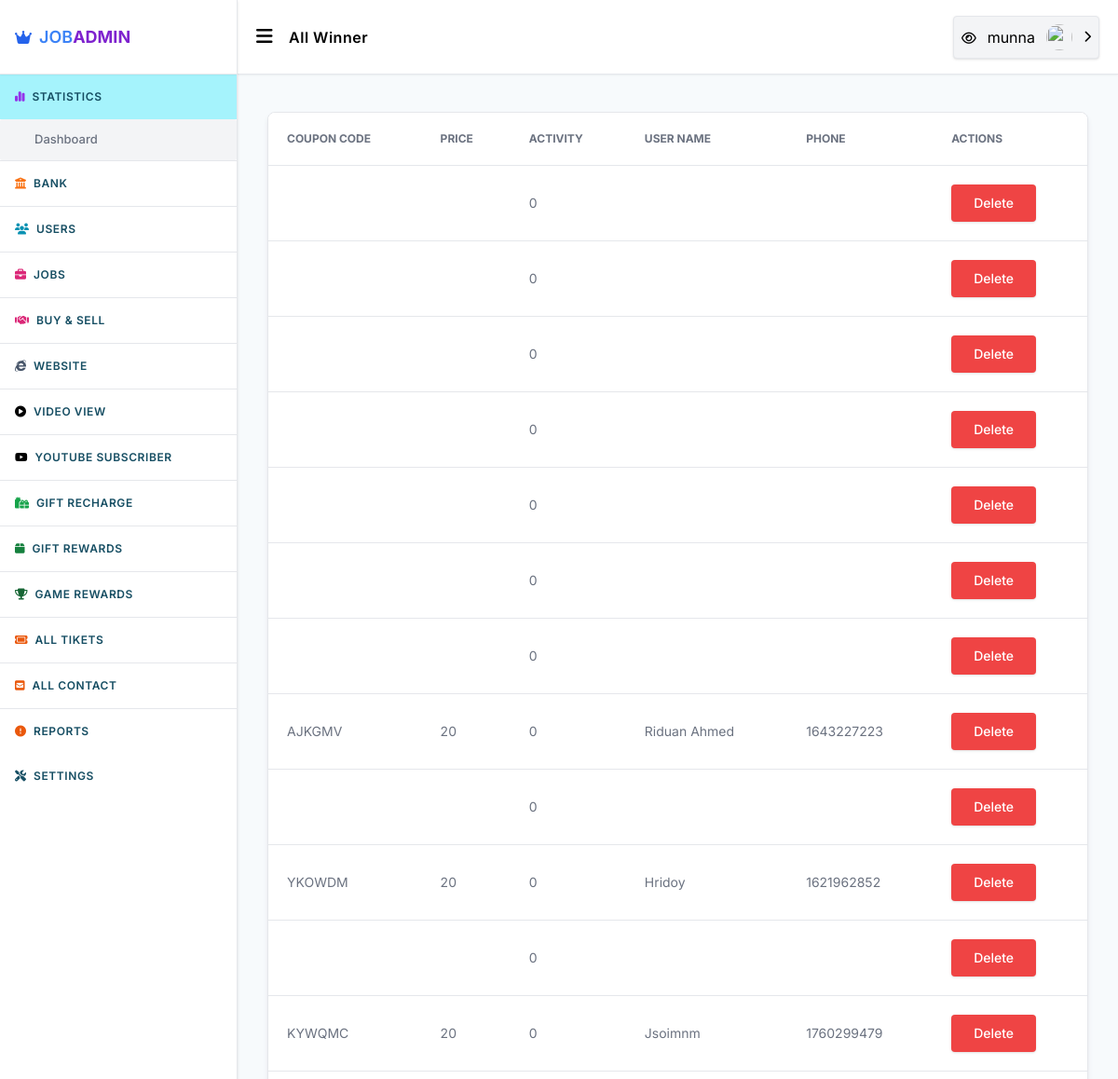
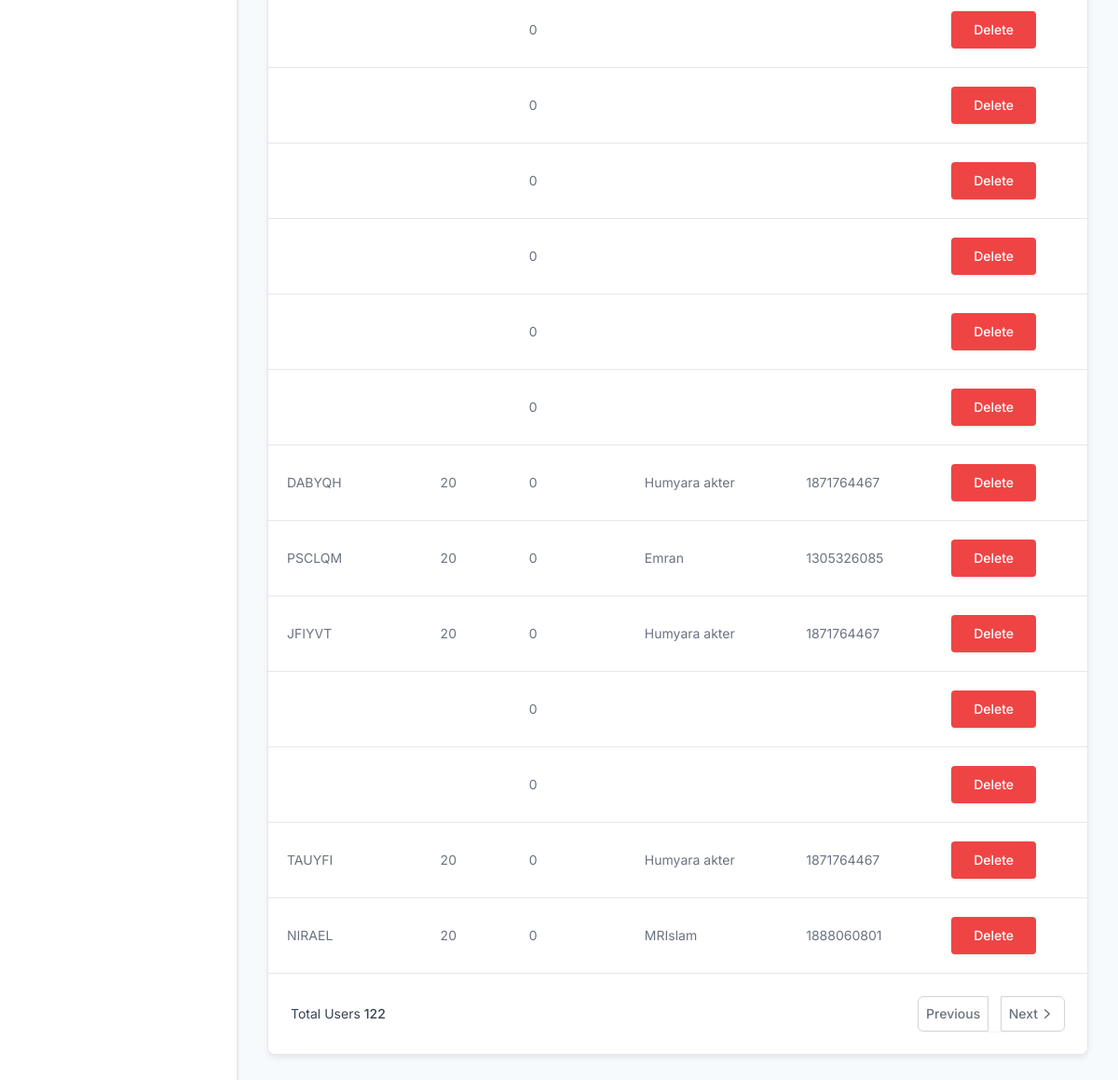
/admin/all-winner.php (signed in), run on the app's committed database (2 pictures, top to bottom).
### tables this page shows
CREATE TABLE `users` (
  `id` int(11) UNSIGNED NOT NULL,
  `mobile` varchar(55) NOT NULL,
  `fullname` varchar(25) NOT NULL,
  `email` varchar(255) NOT NULL,
  `password` varchar(128) NOT NULL,
  `coins` decimal(10,2) NOT NULL DEFAULT 0.00,
  `image` varchar(999) NOT NULL,
  `totalarn` decimal(10,2) NOT NULL,
  `admin` smallint(3) UNSIGNED NOT NULL DEFAULT 0,
  `country` varchar(255) NOT NULL,
  `address` varchar(999) NOT NULL,
  `city` varchar(500) NOT NULL,
  `zipcod` varchar(50) NOT NULL,
  `datebirth` varchar(55) NOT NULL,
  `facebook` text NOT NULL,
  `twiter` varchar(999) NOT NULL,
  `reg_time` int(11) UNSIGNED NOT NULL DEFAULT 0,
  `last_activity` int(11) UNSIGNED NOT NULL DEFAULT 0,
  `ref` int(11) UNSIGNED NOT NULL DEFAULT 0,
  `reg_ip` varchar(64) NOT NULL DEFAULT '0',
  `log_ip` varchar(64) NOT NULL,
  `activate` varchar(32) NOT NULL DEFAULT '0',
  `disabled` smallint(1) UNSIGNED NOT NULL DEFAULT 0
);

CREATE TABLE `louckywinner` (
  `id` int(11) NOT NULL,
  `user_id` int(11) NOT NULL,
  `coupon` varchar(50) NOT NULL,
  `price` varchar(255) NOT NULL,
  `name` varchar(255) NOT NULL,
  `phone` varchar(255) NOT NULL,
  `tim` int(25) NOT NULL,
  `activity` int(11) NOT NULL
);

### admin/all-winner.php (the view, shortened to what the rows shown need)
<?php
  require_once"common/header.php";
  if(isset($_GET['strt'])&& is_numeric($_GET['strt'])){
  $start=$_GET['strt'];
  }else{
    $start=0;
  }
  $users=_getAllData($db,"SELECT * FROM louckywinner  ORDER BY id DESC LIMIT $start,25");
?>
<div class="x_container space-y-10 py-10">
    <div class="flex flex-col rounded-lg shadow-md border border-[
        ] shadow-gray-200 bg-white">
        <div class="overflow-x-auto rounded-lg">
            <div class="inline-block min-w-full align-middle">
                <div class="overflow-auto bg-white">
                    <table class="min-w-full divide-y divide-gray-200 table-fixed">
                        <thead class="bg-white">
                            <tr>
                                <th scope="col"
                                    class="p-4 text-xs font-medium text-left text-gray-500 uppercase lg:p-5"> Coupon
                                    Code </th>
                                <th scope="col"
                                    class="p-4 text-xs font-medium text-left text-gray-500 uppercase lg:p-5"> Price
                                </th>
                                <th scope="col"
                                    class="p-4 text-xs font-medium text-left text-gray-500 uppercase lg:p-5"> Activity
                                </th>
                                <th scope="col"
                                    class="p-4 text-xs font-medium text-left text-gray-500 uppercase lg:p-5"> User
                                    Name </th>
                                <th scope="col"
                                    class="p-4 text-xs font-medium text-left text-gray-500 uppercase lg:p-5"> Phone
                                </th>
                                <th scope="col"
                                    class="p-4 text-xs font-medium text-left text-gray-500 uppercase lg:p-5"> Actions
                                </th>
                            </tr>
                        </thead>
                        <tbody class="bg-white divide-y divide-gray-200">
                            <?php foreach($users as $w){?>
                            <tr class="hover:bg-gray-100">
                                <td class="p-4 text-sm font-normal text-gray-500 whitespace-nowrap lg:p-5">
                                    <?= $w['coupon'] ?> </td>
                                <td class="p-4 text-sm font-normal text-gray-500 whitespace-nowrap lg:p-5">
                                    <?= $w['price'] ?> </td>
                                <td class="p-4 text-sm font-normal text-gray-500 whitespace-nowrap lg:p-5">
                                    <?= $w['activity'] ?> </td>
                                <td class="p-4 text-sm font-normal text-gray-500 whitespace-nowrap lg:p-5">
                                    <?= $w['name'] ?> </td>
                                <td class="p-4 text-sm font-normal text-gray-500 whitespace-nowrap lg:p-5">
                                    <?= $w['phone'] ?> </td>
                                <td class="p-4 space-x-2 whitespace-nowrap lg:p-5">
                                    <button data-target="delete_coupon" type="button" onclick="userid(<?= $w['id'] ?>)"
                                        class="popup_show btn bg-red-500 w-fit text-white">Delete</button>
                                </td>
                            </tr>
                            <?php } ?>
                        </tbody>
                    </table>
                </div>
            </div>
        </div>
    </div>
</div>
</div>
</main>
</body>
</html>

### admin/common/header.php (shortened to what the rows shown need)
<?php
	require_once"../system/functions.php";
?>
<!DOCTYPE html>
<html lang="en">
<head>
    <link rel="stylesheet" href="css/styles.css">
    <link rel="stylesheet" href="../assets/css/jquery-confirm.min.css">
    <link rel="stylesheet" href="css/styles.css">
</head>
<body>
    <main class="flex p-0 m-0 justify-between w-full h-screen overflow-hidden">
        <div class="w-full h-screen overflow-auto">
            <header class="h-20 bg-white z-40 sticky top-0 left-0 right-0 shadow-sm border-b">
                <div class="h-full flex items-center relative justify-between px-5 xl:px-10">
                    <div class="flex items-center justify-center gap-x-3 sm:gap-x-4">
                        <div class="relative w-fit z-50"><button type="button"
                                class="header_options_toggler w-full p-2 rounded bg-gray-100 shadow border flex items-center justify-center gap-x-3">
                                <a target="_blank" href="https://joblessbd.com/">
                                    <span class="text-sm font-medium"><i class="fa fa-eye"></i></span></a>
                                <span>
                                    <?= $data['fullname'] ?> </span><img class="h-7 w-7 rounded-full"
                                    src="https://firebasestorage.googleapis.com/v0/b/bs-game-topup.appspot.com/o/images%2Fimages.png?alt=media&amp;token=f46fd874-00f4-48fe-a8ac-c43abf380491"
                                    alt=""> <small class="header_options_icon transition-all transform"><i
                                        class="fa-solid fa-chevron-right"></i></small>
                            </button>
                        </div>
                    </div>
                </div>
            </header>

### data on the page
users: fullname "munna"
louckywinner: activity "0"
louckywinner: activity "0"
louckywinner: activity "0"
louckywinner: activity "0"
louckywinner: activity "0"
louckywinner: activity "0"
louckywinner: activity "0"
louckywinner: coupon "AJKGMV", price "20", activity "0", name "Riduan Ahmed", phone "1643227223"
louckywinner: activity "0"
louckywinner: coupon "YKOWDM", price "20", activity "0", name "Hridoy", phone "1621962852"
louckywinner: activity "0"
louckywinner: coupon "KYWQMC", price "20", activity "0", name "Jsoimnm", phone "1760299479"
louckywinner: activity "0"
louckywinner: activity "0"
louckywinner: activity "0"
louckywinner: activity "0"
louckywinner: activity "0"
louckywinner: activity "0"
louckywinner: coupon "DABYQH", price "20", activity "0", name "Humyara akter", phone "1871764467"
louckywinner: coupon "PSCLQM", price "20", activity "0", name "Emran", phone "1305326085"
louckywinner: coupon "JFIYVT", price "20", activity "0", name "Humyara akter", phone "1871764467"
louckywinner: activity "0"
louckywinner: activity "0"
louckywinner: coupon "TAUYFI", price "20", activity "0", name "Humyara akter", phone "1871764467"
louckywinner: coupon "NIRAEL", price "20", activity "0", name "MRIslam", phone "1888060801"

### other printed values
$config['site_name'] "JOB"
count($users) "122"
